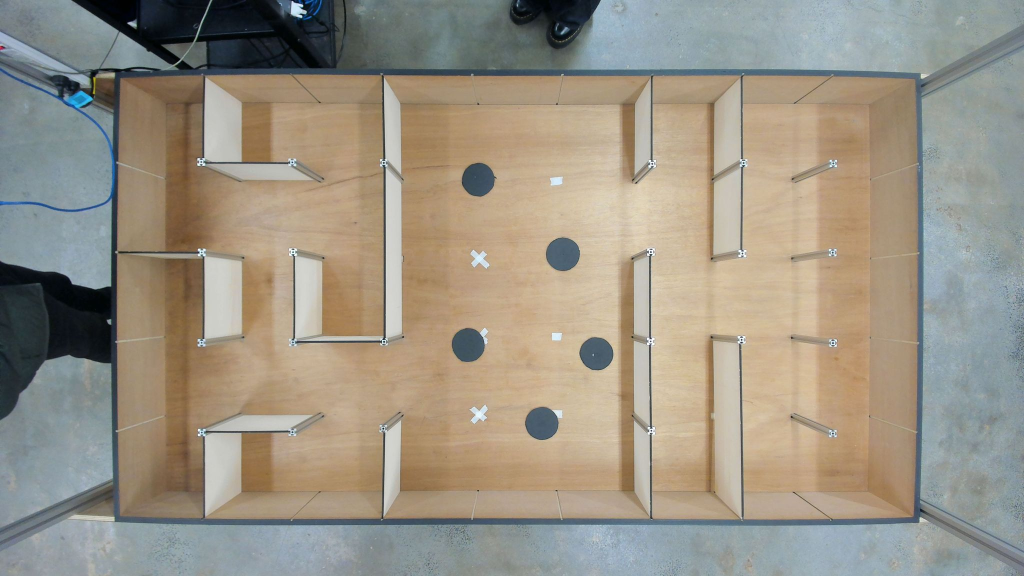
#> input picture PathPlanning/maze_obstacle_on_day.jpg, 2048 x 1152 px (shown at 1/2 size)
$ jupyter execute PathPlanning_obstacles_task.ipynb
#> lines starting #> are read from the running program, lines starting #| are printed output that depends on the picture; after the words box and inside, x2 and y2 are one past the last pixel; in counts of white or black regions, pixels touching at a corner belong together
[cell 1]
import cv2
import numpy as np
import random
import math
from matplotlib import pyplot as plt
from collections import deque
import heapq


# General settings
seed = 42
# image_file = "sample_map.png"

# Task 1 - Occupancy map
unsafe_kernel_size = 5
unsafe_iterations = 5


start_coordinate = [4,0]
goal_coordinate = [0,8]
start_heading = 'N'

[cell 2]
class Node:
    def __init__(self, node_id, x, y):
        self.id = node_id
        self.x = x
        self.y = y

    def get_point(self):
        return (self.x,self.y)

    def get_ID(self):
        return self.id

class Graph:
    def __init__(self):
        self.nodes = {}
        self.edges = {}

    def add_node(self, node_id, x, y):
        if node_id not in self.nodes:
            self.nodes[node_id] = Node(node_id,x,y)
            self.edges[node_id] = {}

    def add_edge(self, node_id1, node_id2, weight):
        if node_id1 in self.nodes.keys() and node_id2 in self.nodes.keys():
            self.edges[node_id1][node_id2] = weight
            self.edges[node_id2][node_id1] = weight

    '''
        if node_id1 in self.nodes and node_id2 in self.nodes:
            if node_id1 not in self.edges:
                self.edges[node_id1] = {}
            self.edges[node_id1][node_id2] = weight
            # add edge going the opposite direction as well
            if node_id2 not in self.edges:
                self.edges[node_id2] = {}
            self.edges[node_id2][node_id1] = weight
    '''

    # [6 lines left out: function remove_edge, not called in this run]

    def get_nodes(self):
        return list(self.nodes.keys())

    def get_nodes_val(self):
        return list(self.nodes.values())

    def get_neighbours(self, node_id):
        if node_id in self.edges:
            return list(self.edges[node_id].keys())
        else:
            return []

[cell 3]
######################33
img = cv2.imread('maze_obstacle_on_day.jpg') # TODO: Replace with code to load the image
#> img is the input picture: shape (1152, 2048, 3); mean B, G, R 133, 147.1, 154.5
imgHSV = cv2.cvtColor(img,cv2.COLOR_BGR2HSV)
#> imgHSV: shape (1152, 2048, 3); mean H, S, V 49.2, 60.6, 162.4
plt.imshow(img)
plt.show()
# [11 lines of commented-out code are left out]

target_size = (2048, 1152)

# Resize the image
imgHSV = cv2.resize(imgHSV, target_size, interpolation=cv2.INTER_LINEAR)


pts1 = np.float32([[230,150],[1890,150],[230,1040],[1890,1040]]) # four points on the first image

# pts2 = np.float32([[0,0],[1525,0],[0,865],[1525,865]]) # four points on the second image
pts2 = np.float32([[0,0],[1570,0],[0,865],[1570,865]]) # four points on the second image


H = cv2.getPerspectiveTransform(pts1,pts2) # homography matrix
print(H)
cropped_image = cv2.warpPerspective(imgHSV, H, (1525,865))
#> cropped_image: shape (865, 1525, 3); mean H, S, V 20.5, 71.3, 176.8
kernel = cv2.getStructuringElement(cv2.MORPH_RECT, (3, 3))

cropped_image = cv2.dilate(cropped_image,kernel,iterations=4)
#> cropped_image: shape (865, 1525, 3); mean H, S, V 26.3, 80.1, 185.4

plt.imshow(cropped_image)
plt.show()


# imgHSVMasked = cv2.inRange(cropped_image,(6,45,98),(87,255,237))
# imgHSVMasked = cv2.inRange(cropped_image,(33,0,0),(178,255,255))
imgHSVMasked = cv2.inRange(cropped_image,(24,0,0),(200,255,255))
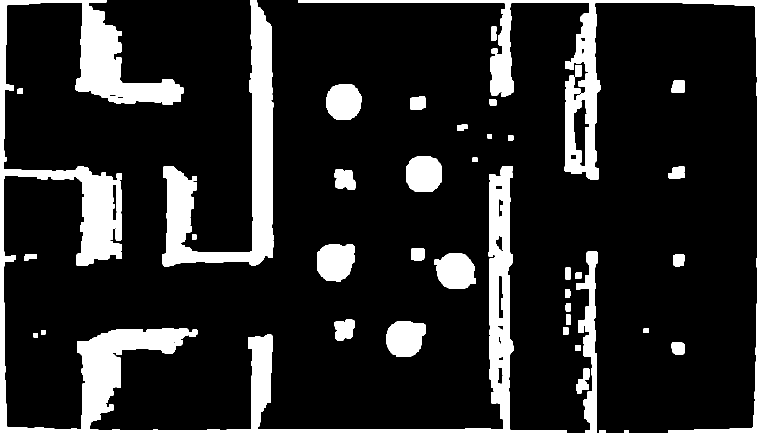
#> imgHSVMasked: shape (865, 1525) (shown at 1/2 size); 15.4% white; 42 white regions, largest, box (x1, y1, x2, y2) and area: (0, 0, 1133, 865) 93587, (596, 0, 1525, 865) 36718, (324, 0, 547, 533) 32364


imgHSVFinal = imgHSVMasked.copy()
imgHSVFinal = cv2.cvtColor(imgHSVFinal, cv2.COLOR_GRAY2RGB)  # Convert single channel to BGR
imgHSVFinal = cv2.erode(imgHSVFinal, kernel, iterations=3)
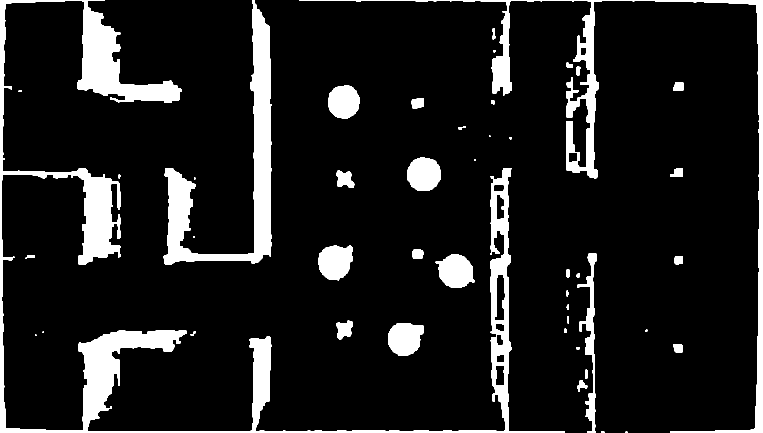
#> imgHSVFinal: shape (865, 1525, 3) (shown at 1/2 size); 11% white; 46 white regions (9 under 20 px), largest, box (x1, y1, x2, y2) and area: (0, 0, 1130, 865) 68439, (327, 0, 544, 530) 26132, (599, 0, 1525, 865) 23791
inverted_image = cv2.bitwise_not(imgHSVFinal)
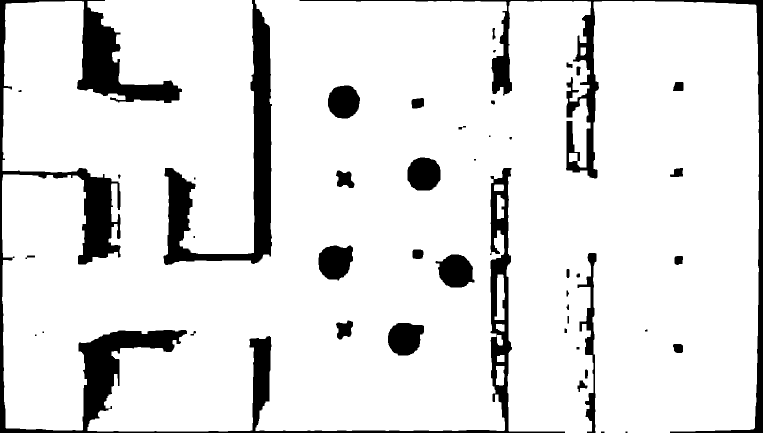
#> inverted_image: shape (865, 1525, 3) (shown at 1/2 size); 89% white; 46 black regions (9 under 20 px), largest, box (x1, y1, x2, y2) and area: (0, 0, 1130, 865) 68439, (327, 0, 544, 530) 26132, (599, 0, 1525, 865) 23791
# inverted_image = cv2.dilate(inverted_image, kernel, iterations=2)

x_start = 3
x_end = 3

y_start = 0
y_end = 4

x_obstacle = int((1570/9)*x_start)+20
# inverted_image = cv2.circle(inverted_image,(x_obstacle,0),10,(0,255,0),-1)


y_obstacle = 0
# w_obstacle = int((1570/9)*x_end)

w_obstacle = int((1570/9)*2)
h_obstacle =860
final_width = 1570-x_obstacle-w_obstacle
# inverted_image = cv2.circle(inverted_image,(w_obstacle+x_obstacle,h_obstacle),10,(0,255,0),-1)


# configed obstacles area code
cropped_image = inverted_image[y_obstacle:y_obstacle+h_obstacle, x_obstacle:x_obstacle+w_obstacle]
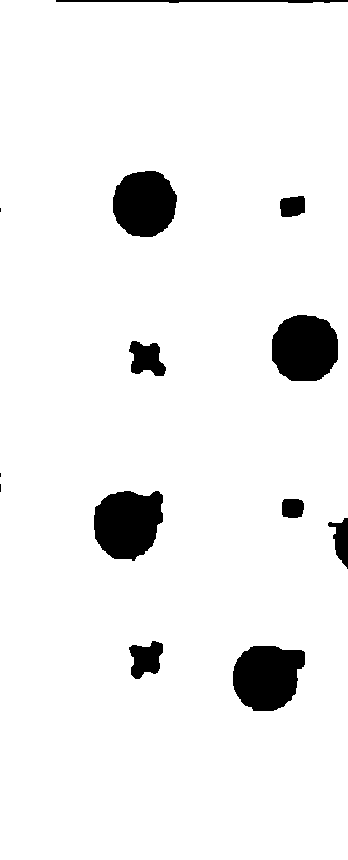
#> cropped_image: shape (860, 348, 3); 93.9% white; 13 black regions (3 under 20 px), largest, box (x1, y1, x2, y2) and area: (94, 491, 163, 561) 3784, (233, 646, 305, 711) 3673, (272, 315, 338, 381) 3598
kernel_size = 5
kernel = np.ones((kernel_size, kernel_size), np.uint8)
dilation = 5
iterations = 20

cropped_image = cv2.cvtColor(cropped_image, cv2.COLOR_RGB2GRAY)

extra_eroded_image = cv2.dilate(cropped_image, kernel, iterations=dilation)
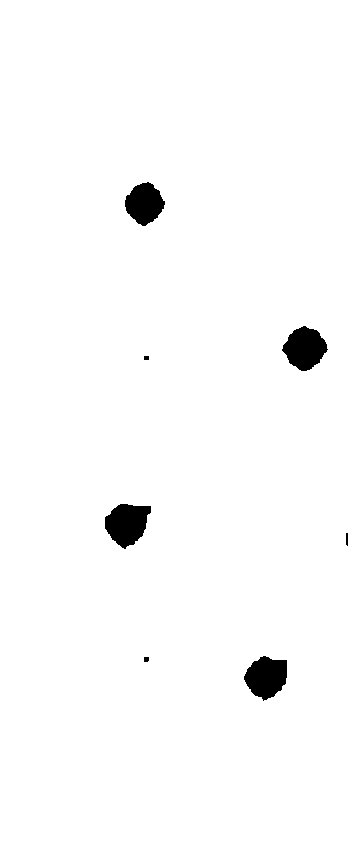
#> extra_eroded_image: shape (860, 348); 98.2% white; 7 black regions, largest, box (x1, y1, x2, y2) and area: (105, 504, 151, 549) 1421, (282, 326, 328, 371) 1368, (244, 656, 287, 701) 1355

extra_eroded_image = cv2.erode(extra_eroded_image, kernel, iterations=iterations)
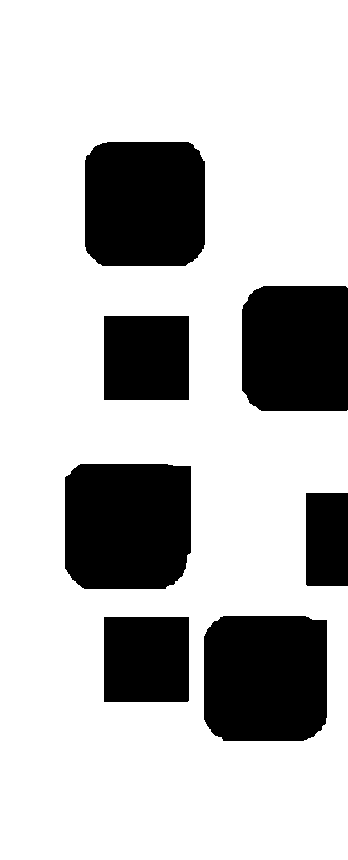
#> extra_eroded_image: shape (860, 348); 74.8% white; 7 black regions, largest, box (x1, y1, x2, y2) and area: (65, 464, 191, 589) 15101, (204, 616, 327, 741) 14795, (85, 142, 205, 266) 14314

extra_eroded_image = cv2.cvtColor(extra_eroded_image, cv2.COLOR_GRAY2RGB)
# extra_eroded_image = cv2.cvtColor(cropped_image, cv2.COLOR_GRAY2RGB)


inverted_image[y_obstacle:y_obstacle+h_obstacle, x_obstacle:x_obstacle+w_obstacle] = extra_eroded_image
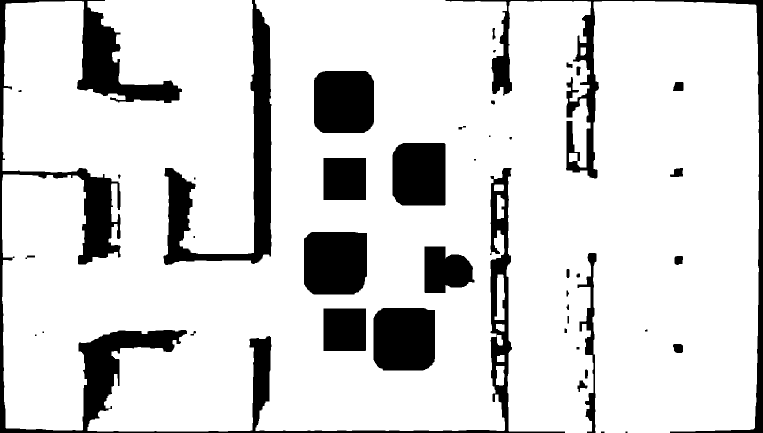
#> inverted_image: shape (865, 1525, 3) (shown at 1/2 size); 84.6% white; 44 black regions (9 under 20 px), largest, box (x1, y1, x2, y2) and area: (0, 0, 1130, 865) 68439, (327, 0, 543, 530) 26116, (891, 0, 1525, 865) 23166


plt.figure(figsize = (9,5))
plt.imshow(inverted_image)

plt.show()

[cell 4]
bfs_image = inverted_image.copy()
bfs_graph = Graph()

height,width,_ = bfs_image.shape
x_step = width//(9)
y_step = height//(5)

# bfs_image = cv2.circle(bfs_image,(300,200),10,(0,255,0),-1)
# bfs_image = cv2.circle(bfs_image,(550,200),10,(0,255,0),-1)

def in_obstacle_bound(col, row, x_start, x_end, y_start, y_end):
    #print(x_start, col, x_end, "  ",y_start, row, y_end )
    #print(x_start >= col >= x_end)
   # print(y_start >= row >= y_end)
    return x_start <= col <= (x_start+x_end - 1) and y_start <= row <= y_end


node_id = 0
for row in range(5):
    for col in range(9):
        x = int(((col+0.5)*x_step))
        y = int(((row+0.5)*y_step))
        if in_obstacle_bound(col, row, x_start, x_end, y_start, y_end):

            bfs_graph.add_node((node_id),x,y)
            node_id += 1
            bfs_graph.add_node((node_id),x+(x_step//3),y)
            node_id += 1
            bfs_graph.add_node((node_id),x-(x_step//3),y)
            node_id += 1
            bfs_graph.add_node((node_id),x,y+(y_step//3))
            node_id += 1
            bfs_graph.add_node((node_id),x,y-(y_step//3))
            node_id += 1

            bfs_graph.add_node((node_id),x+(x_step//3),y+(y_step//3))
            node_id += 1
            bfs_graph.add_node((node_id),x-(x_step//3),y-(y_step//3))
            node_id += 1

            bfs_graph.add_node((node_id),x-(x_step//3),y+(y_step//3))
            node_id += 1
            bfs_graph.add_node((node_id),x+(x_step//3),y-(y_step//3))
            node_id += 1

        else:
            bfs_graph.add_node((node_id),x,y)
            node_id += 1
            #print((x_step//3))


        #bfs_image = cv2.circle(bfs_image,(int(x),int(y)),10,(0,255,0),-1)
        #node_id += 1

'''

'''

node_list = bfs_graph.get_nodes()

#drawing circles
radius = 10
color = (0, 255, 0)  # Green color in BGR
thickness = -1  # Thickness of the circle outline

for i in range(len(node_list)):
    node = node_list[i]
    cv2.circle(bfs_image, (bfs_graph.nodes[node].x, bfs_graph.nodes[node].y), radius, color, thickness)
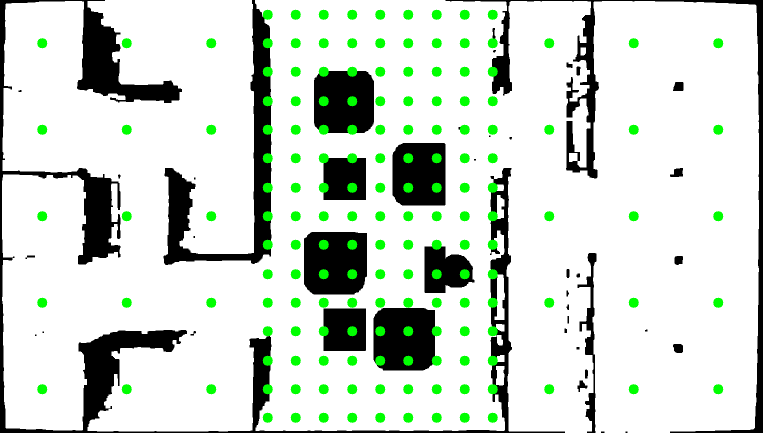
#> bfs_image: shape (865, 1525, 3) (shown at 1/2 size); 3.97% of pixels changed, all inside (x1, y1, x2, y2) = (74, 19, 1447, 846)


nodes_list_first = bfs_graph.get_nodes()
print(nodes_list_first)
#> (printed output is left out)
plt.imshow(bfs_image,cmap='gray')
plt.show()

[cell 5]
# [24 lines left out: function path_clear, not called in this run]

def is_close(x1, x2, tol=1.0):
    return abs(x1 - x2) <= tol

[cell 6]
node_list = bfs_graph.get_nodes_val()


def path_clear_r(image, x1, y1, x2, y2):

    # Bresenham's line algorithm
    dx = abs(x2 - x1)
    dy = abs(y2 - y1)
    sx = 1 if x1 < x2 else -1
    sy = 1 if y1 < y2 else -1
    err = dx - dy

    while True:
        # Check if the current pixel is not white
        if np.array_equal(image[y1, x1], [0, 0, 0]):
            return False

        if x1 == x2 and y1 == y2:
            break

        e2 = err * 2
        if e2 > -dy:
            err -= dy
            x1 += sx
        if e2 < dx:
            err += dx
            y1 += sy

    return True


for i in node_list:
    row_nodes = [node for node in node_list if abs(node.y - i.y) < 1]
    row_nodes = sorted(row_nodes, key=lambda node: node.x)
    nodee = [node.id for node in row_nodes]
    #print(nodee)
    ith_index = row_nodes.index(i)
    if (ith_index - 1) >= 0:
        if path_clear_r(bfs_image, i.x, i.y, row_nodes[ith_index - 1].x, row_nodes[ith_index - 1].y):
            bfs_graph.add_edge(i.id, row_nodes[ith_index - 1].id, 1)
    if (ith_index + 1) < len(row_nodes)-1:
        if path_clear_r(bfs_image, i.x, i.y, row_nodes[ith_index + 1].x, row_nodes[ith_index + 1].y):
            bfs_graph.add_edge(i.id, row_nodes[ith_index + 1].id, 1)

    col_nodes = [node for node in node_list if abs(node.x - i.x) < 1]
    col_nodes = sorted(col_nodes, key=lambda node: node.y)
    ith_index = col_nodes.index(i)
    if (ith_index - 1) >= 0:
        if path_clear_r(bfs_image, i.x, i.y, col_nodes[ith_index - 1].x, col_nodes[ith_index - 1].y):
            bfs_graph.add_edge(i.id, col_nodes[ith_index - 1].id, 1)
    if (ith_index + 1) < len(col_nodes)-1:
        if path_clear_r(bfs_image, i.x, i.y, col_nodes[ith_index + 1].x, col_nodes[ith_index + 1].y):
            bfs_graph.add_edge(i.id, col_nodes[ith_index + 1].id, 1)


for key in bfs_graph.edges.keys():
    #print(key)
    for end in bfs_graph.edges[key].keys():
        #print(end)
        node = bfs_graph.nodes[key]
        end_node = bfs_graph.nodes[end]
        cv2.line(bfs_image, (node.x, node.y), (end_node.x, end_node.y), (0, 125, 0), 1)
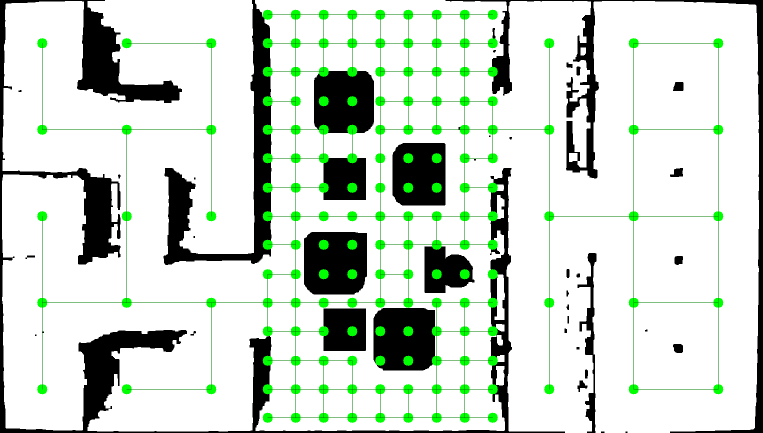
#> bfs_image: shape (865, 1525, 3) (shown at 1/2 size); 1.1% of pixels changed, all inside (x1, y1, x2, y2) = (84, 29, 1437, 836)
#| 84.5


plt.imshow(bfs_image)
plt.show()

[cell 7]
def distance(node, target_x, target_y):
    return math.sqrt((node.x - target_x) ** 2 + (node.y - target_y) ** 2)

def find_closest_node(image, graph, target_x, target_y):
    nodes = graph.get_nodes_val()
    distances = sorted(nodes, key=lambda node: distance(node, target_x, target_y))
#| 132

    return distances[0]


def bfs(graph, start_node_id, end_node_id):

#> called with start_node_id = 132, end_node_id = 32
    queue = deque([start_node_id])
    visited = set()
    parents = {start_node_id: None}

    while queue:
        current_node_id = queue.popleft()

        # Skip this node if we have already visited it
        if current_node_id in visited:
            continue

        # Mark this node as visited
        visited.add(current_node_id)

        # Check if we have reached the end node
        if current_node_id == end_node_id:
            path = []
            while current_node_id is not None:
                path.append(current_node_id)
                current_node_id = parents[current_node_id]
            path.reverse()
            return path

        # Get neighbours of the current node
        neighbours = graph.get_neighbours(current_node_id)

        # Reverse the order of the neighbours to match the spec
        neighbours.reverse()

        # Add neighbours to the queue and set their parent
        for neighbour_id in neighbours:
            if neighbour_id not in visited and neighbour_id not in queue:
                queue.append(neighbour_id)
                parents[neighbour_id] = current_node_id
#> this loop made 144 passes

    # If no path is found, return an empty list
    return []

# Task 3.2: Impliment BFS continued

##### TO DO:::::::: GET A WAY TO ADD THE START AND END NODES TO THE GRID FOR BFS


x = int(((col+0.5)*x_step))
y = int(((row+0.5)*y_step))

start_coordinate_row = (start_coordinate[0]+0.5)*x_step
start_coordinate_column = (start_coordinate[1]+0.5)*y_step

goal_coordinate_row = (goal_coordinate[0]+0.5)*x_step
goal_coordinate_column = (goal_coordinate[1]+0.5)*x_step
print(goal_coordinate_row)

# Run bfs and display the output
# start_node = find_closest_node(bfs_image, bfs_graph, 100, 100)
start_node = find_closest_node(bfs_image, bfs_graph, start_coordinate_column, start_coordinate_row)

print(start_node.id)

# end_node = find_closest_node(bfs_image, bfs_graph, 1500, 800)
end_node = find_closest_node(bfs_image, bfs_graph, goal_coordinate_column, goal_coordinate_row)

#print(end_node.id)

path = bfs(bfs_graph, start_node.id, end_node.id)

length = len(path)
for i in range(length-1):
    x1,y1 = bfs_graph.nodes[path[i]].get_point()
    x2,y2 = bfs_graph.nodes[path[i+1]].get_point()

    cv2.line(bfs_image, (int(x1),int(y1)), (int(x2),int(y2)), (0,0,255),2)
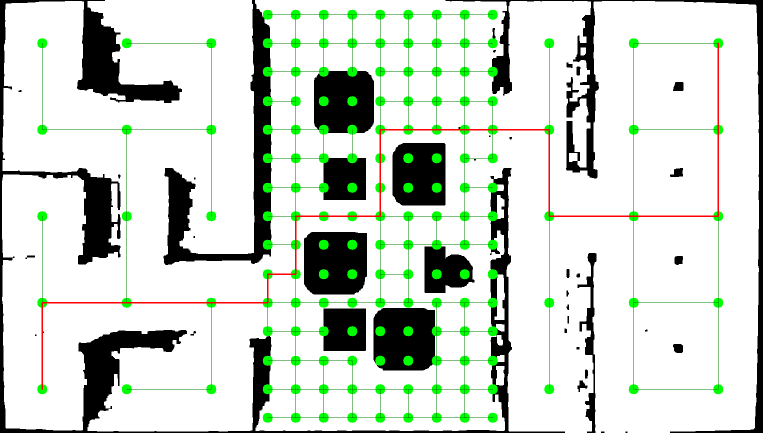
#> bfs_image: shape (865, 1525, 3) (shown at 1/2 size); 0.54% of pixels changed, all inside (x1, y1, x2, y2) = (83, 85, 1438, 780)


# Display resulting image
print(f"Path: {path}")
#| Path: [132, 99, 100, 101, 104, 108, 106, 72, 69, 70, 80, 78, 82, 48, 45, 46, 56, 54, 55, 63, 96, 97, 98, 65, 32]
plt.imshow(bfs_image)
plt.show()

[cell 8]
def find_direction(graph, path):
     # north is index 0, east 1, south 2, west 3
     # right 0, left 1, up 2, down 3

    lookup_normal = [
    ["rf", "lf", "f", " error "], #north
    ["f", " error ", "lf", "rf"], #east
    ["lf", "rf", " error ", "f"], #south
    [" error ", "f", "rf", "lf"]  #west
    ]

    lookup_short = [
    ["rs", "ls", "s", " error "], #north
    ["s", " error ", "ls", "rs"], #east
    ["ls", "rs", " error ", "s"], #south
    [" error ", "s", "rs", "ls"]  #west
    ]


    if start_heading == 'N':
        start_heading_number = 0
    elif start_heading == 'E':
        start_heading_number = 1
    elif start_heading == 'S':
        start_heading_number = 2
    elif start_heading == 'W':
        start_heading_number = 3


    commands = ""
    heading = 0


    start_direction_array = ['N', 'E', 'S', 'W']


    if graph.nodes[path[1]].x > graph.nodes[path[0]].x:
        heading = 1 #east
    elif graph.nodes[path[1]].x < graph.nodes[path[0]].x:
         heading = 3 #west
    elif graph.nodes[path[1]].y < graph.nodes[path[0]].y:
        heading = 0 #north
    elif graph.nodes[path[1]].y > graph.nodes[path[0]].y:
        heading = 2 #south

    # difference = start_heading_number - heading
    # print(difference)

    angle_difference = heading - start_heading_number

    # Normalize the difference to be within [-180, 180]
    difference = (angle_difference) % 4

    if difference == 1:
        commands = commands + "rf"
    elif difference == 2:
        commands = commands + "rrf"
    elif difference == 3:
        commands = commands + "lf"
    else:
        commands = commands + "f"


    # for i in range(0, (difference)):
    #     commands = commands + "r"


    for i in range(1, len(path) - 1):
        #print(heading)
        if graph.nodes[path[i+1]].x > graph.nodes[path[i]].x: #east
            if distance(graph.nodes[path[i]], graph.nodes[path[i+1]].x, graph.nodes[path[i+1]].y) > 100:
                 commands += lookup_normal[heading][0]
            else:
                 commands += lookup_short[heading][0]
            heading = 1
             #print("east")
        elif graph.nodes[path[i+1]].x < graph.nodes[path[i]].x: #west
            if distance(graph.nodes[path[i]], graph.nodes[path[i+1]].x, graph.nodes[path[i+1]].y) > 100:
                commands += lookup_normal[heading][1]
            else:
                commands += lookup_short[heading][1]
            heading = 3
             #print("west")
        elif graph.nodes[path[i+1]].y < graph.nodes[path[i]].y: #north
            if distance(graph.nodes[path[i]], graph.nodes[path[i+1]].x, graph.nodes[path[i+1]].y) > 100:
                commands += lookup_normal[heading][2]
            else:
                commands += lookup_short[heading][2]
            heading = 0
             #print("north")
        elif graph.nodes[path[i+1]].y > graph.nodes[path[i]].y: #south
            if distance(graph.nodes[path[i]], graph.nodes[path[i+1]].x, graph.nodes[path[i+1]].y) > 100:
                commands += lookup_normal[heading][3]
            else:
                commands += lookup_short[heading][3]
            heading = 2
#> this loop made 23 passes
             #print("south")
    return commands
    print(commands)
print(find_direction(bfs_graph,path))
#| frffflsrslssrssslsssrssssfrflfflff
